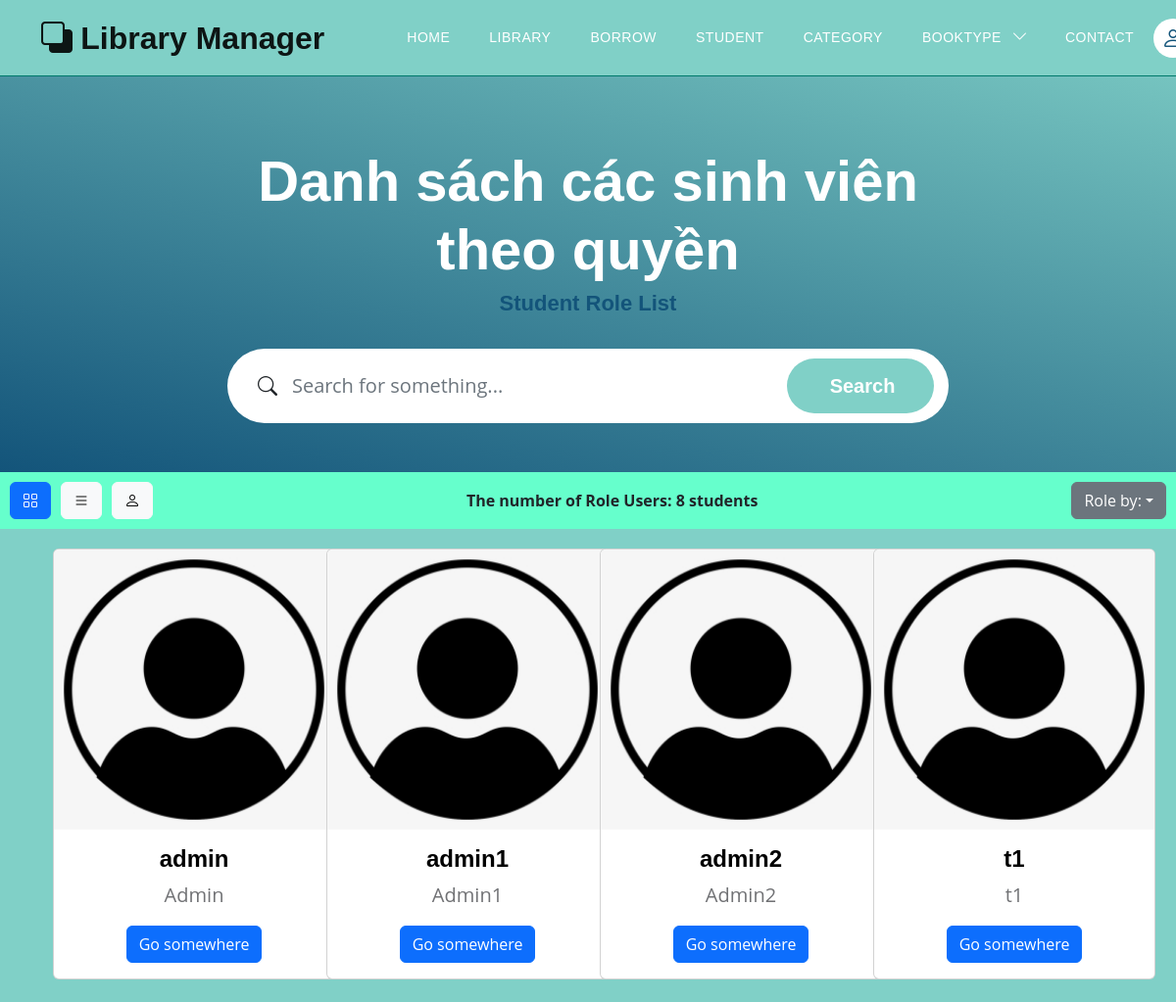
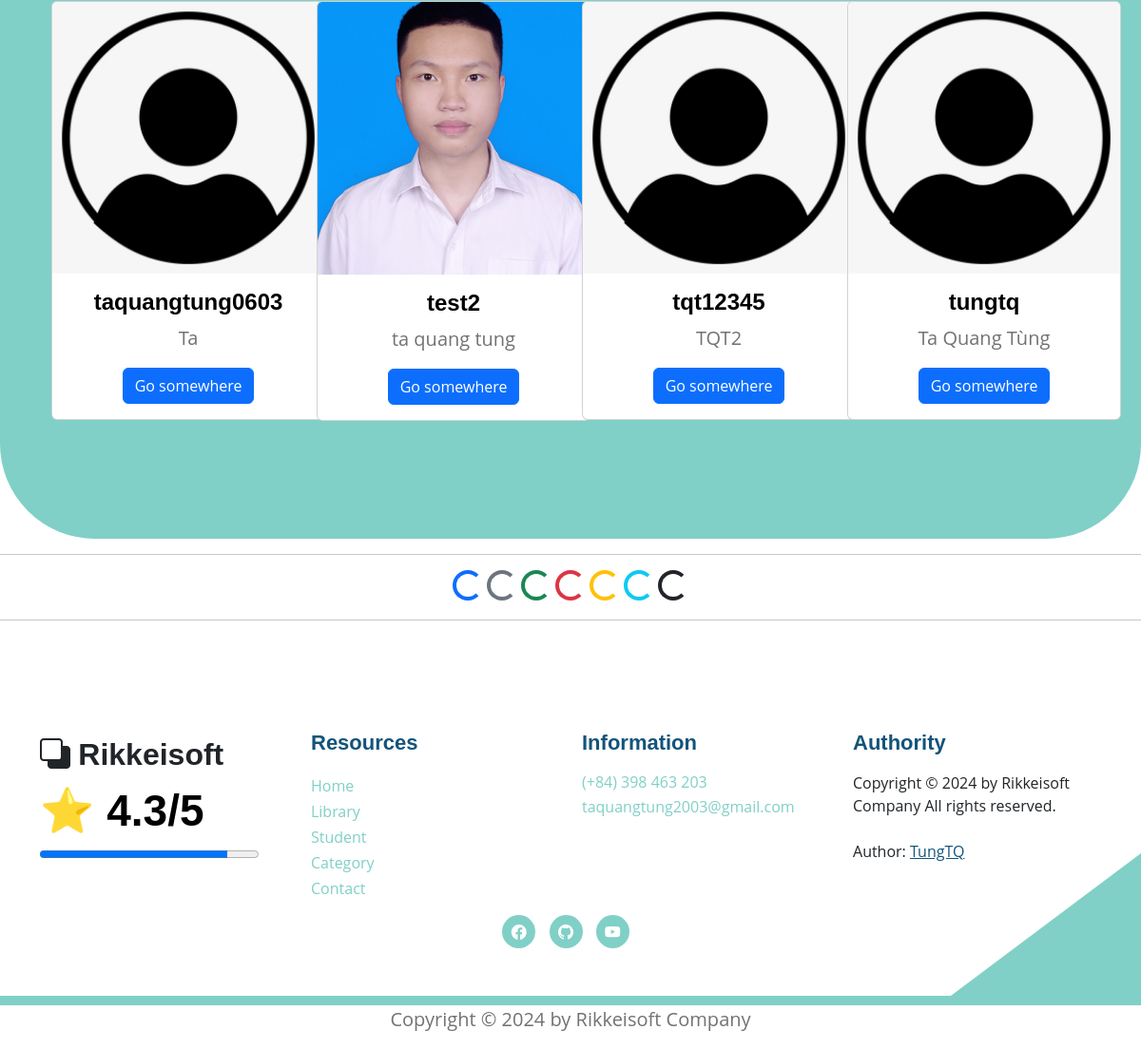
Screenshot of /users/sort_user?view=0&choice=User with the database file from the repository (2 pictures, top to bottom).
### models.py (models this page shows)
class User(Base):
    __tablename__ = 'users'
    username = Column(String(30), primary_key=True, unique=True, index=True)
    fullname = Column(String(100), index=True)
    email = Column(String(100), index=True)
    password = Column(String(100), index=True)
    role = Column(Integer, index=True)
    delete_flag = Column(Integer, index=True)
    avatar = Column(String(500), index=True, nullable=True)     # Trường thông tin avatar
    books = relationship("Book", back_populates="user")
    comments = relationship("CommentBook", back_populates="usercomment")
    join_requests = relationship('JoinAdmin', back_populates='user')

### routers/student.py (the view)
@router.get('/users/sort_user', response_class=HTMLResponse)
async def search_student_role(view: int, choice: str, request: Request, db: Session = Depends(models.get_db)):
    mean_star = function.get_mean_star(db)
    all_category2 = db.query(models.Category).filter(models.Category.delete_flag != 1).all()
    if choice == "SuperAdmin":
        this_user = db.query(models.User).filter(models.User.role == 2)
    elif choice == "Admin":
        this_user = db.query(models.User).filter(models.User.role == 1)
    elif choice == "User":
        this_user = db.query(models.User).filter(models.User.role == 0)
    this_user = this_user.filter(models.User.delete_flag != 1).order_by(models.User.username).all()
    total_this_user = len(this_user)
    return templates.TemplateResponse("students/student_role.html", {
        "request": request,
        "view": view,
        "this_user": this_user,
        "total_this_user": total_this_user,
        "mean_star": mean_star,
        "all_category2": all_category2})

### templates/students/student_role.html (shortened to what this page needs)
{% extends "base.html" %}
{% block content %}
<section class="hero-section d-flex justify-content-center align-items-center" id="section_1"
    style="padding-bottom: 50px;">
    <div class="container">
        <div class="row">
            <div class="col-lg-8 col-12 mx-auto">
                <h1 class="text-white text-center"> Danh sách các sinh viên theo quyền </h1>
                <h6 class="text-center"> Student Role List </h6>
                <form action="/users/search_students?view={{view}}" method="get" class="custom-form mt-4 pt-2 mb-lg-0 mb-5"
                    role="search">
                    <div class="input-group input-group-lg">
                        <span class="input-group-text bi-search" id="basic-addon1">
                        </span>
                        <input name="searching" type="search" class="form-control" id="searching"
                            placeholder="Search for something..." aria-label="Search">
                        <button type="submit" class="form-control">Search</button>
                    </div>
                </form>
            </div>
        </div>
    </div>
</section>
{% if view == 0 %}
<div style="background-color: #66FFCC; padding: 10px;">
    <div class="button-container" style="display: flex; justify-content: space-between; align-items: center;">
        <div style="display: flex; align-items: center;">
            <button class="btn btn-primary button" style="margin-right: 10px;">
                <a href="/users?view=0" style="color: inherit; text-decoration: none;">
                    <i class="bi bi-grid"></i>
                </a>
            </button>
            <button class="btn btn-light button" style="margin-right: 10px;">
                <a href="/users?view=1" style="color: inherit; text-decoration: none;">
                    <i class="bi bi-list"></i>
                </a>
            </button>
            <button class="btn btn-light button">
                <a href="/authority/requirements" style="color: inherit; text-decoration: none;">
                    <i class="bi bi-person"></i>
                </a>
            </button>
        </div>
        <div style="text-align: center;">
            <label><b>The number of Role Users: {{ total_this_user }} students</b></label>
        </div>
        <div class="dropdown" style="text-align: right;">
            <button class="btn btn-secondary dropdown-toggle" type="button" data-bs-toggle="dropdown" aria-expanded="false">Role by:</button>
        </div>
    </div>
</div>
<section class="featured-section" style="padding-top: 10px">
    <div class="container">
        <div class="container text-center bg-body-secondary">
            <div style="padding-top: 110px;">
                <div class="row">
                    {% for student in this_user %}
                    <div class="col-md-6 col-lg-4 col-xl-3 mb-4">
                        <div class="card" style="width: 18rem;">
                            {% if student.avatar %}
                                <img src="/static/media/{{student.avatar}}" class="card-img-top"
                                alt="https://placehold.co/200x150"
                                style="object-fit: cover; width:287px; height: 287px;
                                    transition: transform 0.3s ease-in-out, filter 0.3s ease-in-out;"
                                onmouseover="this.style.transform='scale(1.1)'; this.style.filter='brightness(80%)';"
                                onmouseout="this.style.transform='scale(1)'; this.style.filter='brightness(100%)';">
                            {% else %}
                                <img src="/static/images/default_avatar.png" class="card-img-top"
                                alt="https://placehold.co/200x150"
                                style="transition: transform 0.3s ease-in-out, filter 0.3s ease-in-out;"
                                onmouseover="this.style.transform='scale(1.1)'; this.style.filter='brightness(80%)';"
                                onmouseout="this.style.transform='scale(1)'; this.style.filter='brightness(100%)';">
                            {% endif %}
                            <div class="card-body">
                                <h5 class="card-title"> {{student.username}} </h5>
                                <p class="card-text"> {{student.fullname}} </p>
                                {% if request.cookies.get('token') %}
                                <div class="btn-group mt-auto" role="group" aria-label="Button Click">
                                    <a href="detail_student?username_choice={{student.username}}" class="btn btn-primary"> Show Infor </a>
                                    <a href="get_admin?finded_username={{student.username}}" class="btn btn-warning"> Change Rule </a>
                                </div>
                                {% else %}
                                <a href="detail_student?username_choice={{student.username}}" class="btn btn-primary">Go somewhere</a>
                                {% endif %}
                            </div>
                        </div>
                    </div>
                    {% endfor %}
                </div>
            </div>
        </div>
    </div>
</section>
{% endif %}
<hr>
<div style="text-align: center;">
    <div class="spinner-border text-primary" role="status">
    </div>
    <div class="spinner-border text-secondary" role="status">
    </div>
    <div class="spinner-border text-success" role="status">
    </div>
    <div class="spinner-border text-danger" role="status">
    </div>
    <div class="spinner-border text-warning" role="status">
    </div>
    <div class="spinner-border text-info" role="status">
    </div>
    <div class="spinner-border text-dark" role="status">
    </div>
</div>
<hr>
{% endblock content %}

### static/css/templatemo-topic-listing.css (style rules this page uses)
:root { --white-color: #ffffff; --primary-color: #13547a; --secondary-color: #80d0c7; --section-bg-color: #f0f8ff; --custom-btn-bg-color: #80d0c7; --custom-btn-bg-hover-color: #13547a; --dark-color: #000000; --p-color: #717275; --border-color: #7fffd4; --link-hover-color: #13547a; --body-font-family: 'Open Sans', sans-serif; --title-font-family: 'Montserrat', sans-serif; --h1-font-size: 58px; --h2-font-size: 46px; --h3-font-size: 32px; --h4-font-size: 28px; --h5-font-size: 24px; --h6-font-size: 22px; --p-font-size: 20px; --menu-font-size: 14px; --btn-font-size: 18px; --copyright-font-size: 16px; --border-radius-large: 100px; --border-radius-medium: 20px; --border-radius-small: 10px; --font-weight-normal: 400; --font-weight-medium: 500; --font-weight-semibold: 600; --font-weight-bold: 700; }
body { background-color: var(--white-color); font-family: var(--body-font-family); }
h2, h3, h4, h5, h6 { color: var(--dark-color); }
h1, h2, h3, h4, h5, h6 { font-family: var(--title-font-family); font-weight: var(--font-weight-semibold); }
h1 { font-size: var(--h1-font-size); font-weight: var(--font-weight-bold); }
h5 { font-size: var(--h5-font-size); }
h6 { color: var(--primary-color); font-size: var(--h6-font-size); }
p { color: var(--p-color); font-size: var(--p-font-size); font-weight: var(--font-weight-normal); }
a, button { touch-action: manipulation; transition: all 0.3s; }
a { display: inline-block; color: var(--primary-color); text-decoration: none; }
b, strong { font-weight: var(--font-weight-bold); }
.hero-section { background-image: linear-gradient(15deg, #13547a 0%, #80d0c7 100%); position: relative; overflow: hidden; padding-top: 150px; padding-bottom: 150px; }
.hero-section .input-group { background-color: var(--white-color); border-radius: var(--border-radius-large); padding: 10px 15px; }
.hero-section .input-group-text { background-color: transparent; border: 0; }
.hero-section input[type="search"] { border: 0; box-shadow: none; margin-bottom: 0; padding-left: 0; }
.hero-section button[type="submit"] { background-color: var(--primary-color); border: 0; border-radius: var(--border-radius-large) !important; color: var(--white-color); max-width: 150px; }
.featured-section { background-color: var(--secondary-color); border-radius: 0 0 100px 100px; padding-bottom: 100px; }
.featured-section .row { position: relative; bottom: 100px; margin-bottom: -100px; }
.custom-form .form-control { border-radius: var(--border-radius-large); color: var(--p-color); margin-bottom: 24px; padding-top: 13px; padding-bottom: 13px; padding-left: 20px; outline: none; }
.custom-form button[type="submit"] { background: var(--custom-btn-bg-color); border: none; border-radius: var(--border-radius-large); color: var(--white-color); font-family: var(--title-font-family); font-size: var(--p-font-size); font-weight: var(--font-weight-semibold); transition: all 0.3s; margin-bottom: 0; }

### rows the page displays
User: username "admin", fullname "Admin"
User: username "admin1", fullname "Admin1"
User: username "admin2", fullname "Admin2"
User: username "t1", fullname "t1"
User: username "taquangtung0603", fullname "Ta"
User: avatar (picture), username "test2", fullname "ta quang tung"
User: username "tqt12345", fullname "TQT2"
User: username "tungtq", fullname "Ta Quang Tùng"

### other values shown
{{ total_this_user }} "8"
{{ mean_star }} "4.3"
